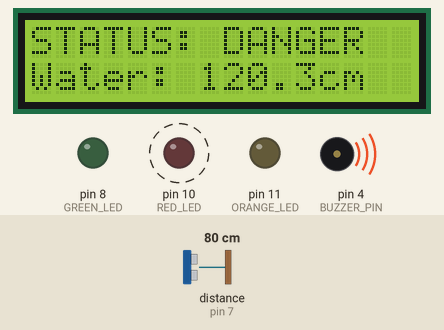
Bench run of a sketch on a simulated Arduino Uno, built with avr-gcc and run on an emulated ATmega328P. Shown: 16×2 character LCD, output pins drawn as LEDs (lit = HIGH), buzzer (waves = sounding, pin HIGH). Wiring (inferred from the names in the program): ultrasonic range finder: trigger pin 6; echo pin 7. Dashed ring = blinking. Inputs (shaded band) come from the test bench; at power-on: distance to the obstacle (sensor on pin 7) 80 cm. The echo pulse lasts 58.3 µs per cm; pins used as bus, display or sensor lines are not drawn; what the sketch prints to the serial monitor is not drawn.

Above: at 3.38 s.
3.4 s: distance to the obstacle (sensor on pin 7) set to 128 cm
At 4.28 s:
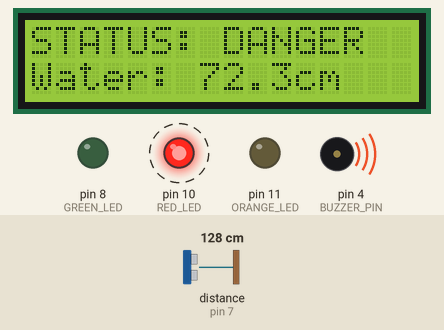
6.1 s: distance to the obstacle (sensor on pin 7) set to 133 cm
At 6.6 s:
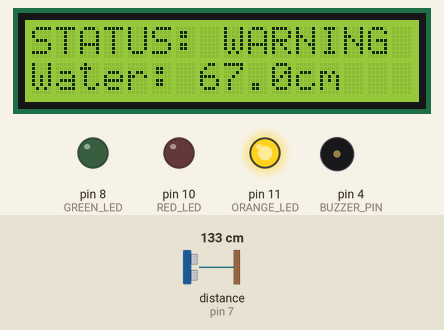
9.7 s: distance to the obstacle (sensor on pin 7) set to 146 cm
At 10.8 s:
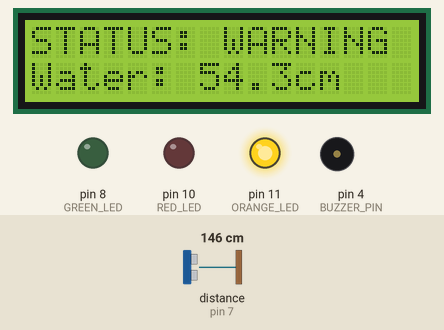
12.4 s: distance to the obstacle (sensor on pin 7) set to 156 cm
At 14.9 s:
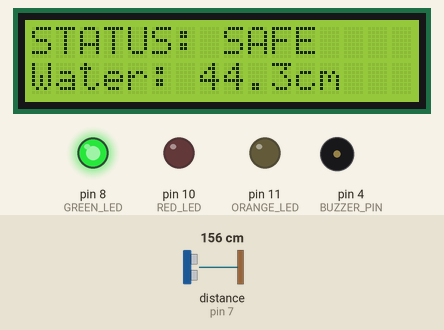
15.7 s: distance to the obstacle (sensor on pin 7) set to 2 cm
At 17.4 s:
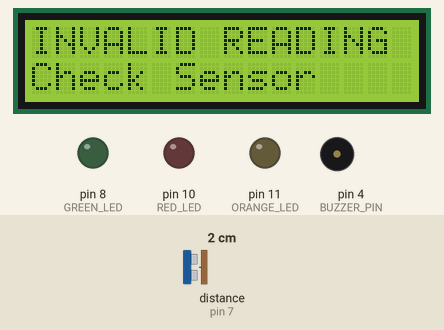
Timing chart, 0 to 18.9 s (numbered marks = the images above; inputs shaded):
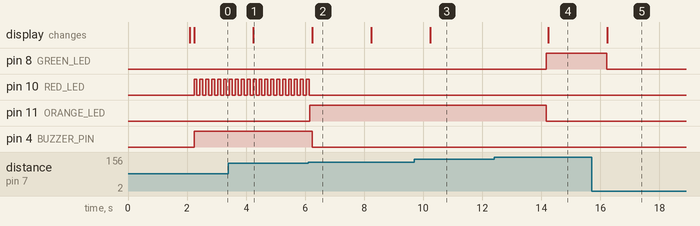

Measured:
- the behaviour switches between 130 and 131 cm on distance to the obstacle (sensor on pin 7) (found by bisection; images 1 and 2)
- the behaviour switches between 150 and 151 cm on distance to the obstacle (sensor on pin 7) (found by bisection; images 3 and 4)
- after the input at 3.4 s, the display: changes after 0.84 s (image 1)
- after the input at 6.1 s, pin 10 (RED_LED): goes on until 6.1 s, then stays LOW; pin 11 (ORANGE_LED): LOW → HIGH after 0.06 s; pin 4 (BUZZER_PIN): HIGH → LOW after 0.14 s instead of 1.1 s; the display: changes after 0.14 s (image 2)
- after the input at 9.7 s, the display: changes after 0.54 s (image 3)
- after the input at 12.4 s, pin 8 (GREEN_LED): LOW → HIGH after 1.8 s; pin 11 (ORANGE_LED): HIGH → LOW after 1.8 s; the display: changes after 1.8 s (image 4)
- after the input at 15.7 s, pin 8 (GREEN_LED): HIGH → LOW after 0.51 s; the display: changes after 0.53 s (image 5)
- by itself, pin 10 (RED_LED): alternates HIGH for 0.10 s and LOW for 0.10 s

The sketch:

ArduinoUno1.ino
```cpp
#include <SoftwareSerial.h>
#include <Wire.h>
#include <LiquidCrystal_I2C.h>

LiquidCrystal_I2C lcd(0x27, 16, 2);

#define TRIG_PIN 6
#define ECHO_PIN 7
#define GREEN_LED 8
#define ORANGE_LED 11
#define RED_LED 10
#define BUZZER_PIN 4

SoftwareSerial espSerial(2, 3);

// Reference distance: Sensor to riverbed
const float REFERENCE_HEIGHT = 200.0;

// Water-level thresholds in centimeters
const float SAFE_LIMIT = 50.0;
const float WARNING_LIMIT = 70.0;

// Latest readings
float lastWaterLevel = 0;

String lastStatus = "SAFE";
bool hasValidReading = false;

// Sensor reading interval
unsigned long lastSensorRead = 0;
const unsigned long SENSOR_INTERVAL = 2000;

bool buzzerActive = false;
bool buzzerCooldown = false;

unsigned long buzzerTimer = 0;

const unsigned long BUZZER_DURATION = 5000;
const unsigned long BUZZER_COOLDOWN = 10000;

bool redLedState = false;
unsigned long redLedTimer = 0;

const unsigned long RED_BLINK_INTERVAL = 100;

void displayLine(byte row, String message) {
  lcd.setCursor(0, row);
  lcd.print("                ");

  lcd.setCursor(0, row);
  lcd.print(message.substring(0, 16));
}


void updateBuzzer(String status) {

  unsigned long currentTime = millis();

  if (!hasValidReading || status != "DANGER") {

    digitalWrite(BUZZER_PIN, LOW);

    buzzerActive = false;
    buzzerCooldown = false;

    return;
  }

  if (!buzzerActive && !buzzerCooldown) {

    buzzerActive = true;
    buzzerTimer = currentTime;

    digitalWrite(BUZZER_PIN, HIGH);
  }

  if (buzzerActive &&
      currentTime - buzzerTimer >= BUZZER_DURATION) {

    digitalWrite(BUZZER_PIN, LOW);

    buzzerActive = false;
    buzzerCooldown = true;

    buzzerTimer = currentTime;
  }

  if (buzzerCooldown &&
      currentTime - buzzerTimer >= BUZZER_COOLDOWN) {

    buzzerCooldown = false;
    buzzerActive = true;

    buzzerTimer = currentTime;

    digitalWrite(BUZZER_PIN, HIGH);
  }
}


void updateRedLED(String status) {

  unsigned long currentTime = millis();

  if (hasValidReading && status == "DANGER") {

    if (currentTime - redLedTimer >= RED_BLINK_INTERVAL) {

      redLedTimer = currentTime;

      redLedState = !redLedState;

      digitalWrite(RED_LED, redLedState);
    }
  }

  else {

    redLedState = false;

    digitalWrite(RED_LED, LOW);
  }
}


void readWaterLevel() {

  long duration;
  float distance;

  digitalWrite(TRIG_PIN, LOW);
  delayMicroseconds(5);

  digitalWrite(TRIG_PIN, HIGH);
  delayMicroseconds(10);

  digitalWrite(TRIG_PIN, LOW);

  duration = pulseIn(ECHO_PIN, HIGH, 30000);

  if (duration == 0) {

    Serial.println("Sensor timeout - no valid reading");

    hasValidReading = false;

    displayLine(0, "SENSOR ERROR");
    displayLine(1, "Check HC-SR04");

    digitalWrite(BUZZER_PIN, LOW);

    digitalWrite(GREEN_LED, LOW);
    digitalWrite(ORANGE_LED, LOW);
    digitalWrite(RED_LED, LOW);

    buzzerActive = false;
    buzzerCooldown = false;

    redLedState = false;

    espSerial.println("-1.0,NO_DATA");

    return;
  }

  distance = duration * 0.0343 / 2.0;

  // Validate HC-SR04 measurement
  if (distance < 2.0 || distance > 400.0) {

    Serial.println("Invalid sensor distance");

    hasValidReading = false;

    displayLine(0, "INVALID READING");
    displayLine(1, "Check Sensor");

    digitalWrite(BUZZER_PIN, LOW);

    digitalWrite(GREEN_LED, LOW);
    digitalWrite(ORANGE_LED, LOW);
    digitalWrite(RED_LED, LOW);

    buzzerActive = false;
    buzzerCooldown = false;

    redLedState = false;

    espSerial.println("-1.0,NO_DATA");

    return;
  }

  // Calculate water level
  float waterLevel = REFERENCE_HEIGHT - distance;

  if (waterLevel < 0) {
    waterLevel = 0;
  }

  if (waterLevel > REFERENCE_HEIGHT) {
    waterLevel = REFERENCE_HEIGHT;
  }

  String status;


  if (waterLevel <= SAFE_LIMIT) {

    status = "SAFE";

    digitalWrite(GREEN_LED, HIGH);
    digitalWrite(ORANGE_LED, LOW);
    digitalWrite(RED_LED, LOW);
  }

  else if (waterLevel <= WARNING_LIMIT) {

    status = "WARNING";

    digitalWrite(GREEN_LED, LOW);
    digitalWrite(ORANGE_LED, HIGH);
    digitalWrite(RED_LED, LOW);
  }

  else {

    status = "DANGER";

    digitalWrite(GREEN_LED, LOW);
    digitalWrite(ORANGE_LED, LOW);

    // Red LED controlled in loop()
  }

  lastWaterLevel = waterLevel;
  lastStatus = status;

  hasValidReading = true;


  displayLine(0, "STATUS: " + status);

  displayLine(
    1,
    "Water: " + String(waterLevel, 1) + "cm"
  );


  espSerial.print(waterLevel, 2);
  espSerial.print(",");
  espSerial.println(status);


  Serial.print("Distance: ");
  Serial.print(distance, 1);

  Serial.print(" cm | Water Level: ");
  Serial.print(waterLevel, 1);

  Serial.print(" cm | Status: ");
  Serial.println(status);
}


void setup() {

  pinMode(TRIG_PIN, OUTPUT);
  pinMode(ECHO_PIN, INPUT);

  pinMode(GREEN_LED, OUTPUT);
  pinMode(ORANGE_LED, OUTPUT);
  pinMode(RED_LED, OUTPUT);

  pinMode(BUZZER_PIN, OUTPUT);

  digitalWrite(BUZZER_PIN, LOW);

  digitalWrite(GREEN_LED, LOW);
  digitalWrite(ORANGE_LED, LOW);
  digitalWrite(RED_LED, LOW);

  Serial.begin(9600);
  espSerial.begin(9600);

  lcd.init();
  lcd.backlight();
  lcd.clear();

  lcd.setCursor(0, 0);
  lcd.print("WATER MONITOR");

  lcd.setCursor(0, 1);
  lcd.print("Initializing...");

  delay(2000);

  lcd.clear();

  Serial.println("Water Monitoring System Started");
  Serial.println("Reference Height: 200 cm");
  Serial.println("SAFE: 0-50 cm");
  Serial.println("WARNING: Above 50-70 cm");
  Serial.println("DANGER: Above 70 cm");

  lastSensorRead = millis() - SENSOR_INTERVAL;
}


void loop() {

  unsigned long currentTime = millis();

  if (currentTime - lastSensorRead >= SENSOR_INTERVAL) {

    lastSensorRead = currentTime;

    readWaterLevel();
  }

  updateRedLED(lastStatus);

  updateBuzzer(lastStatus);
}
```
